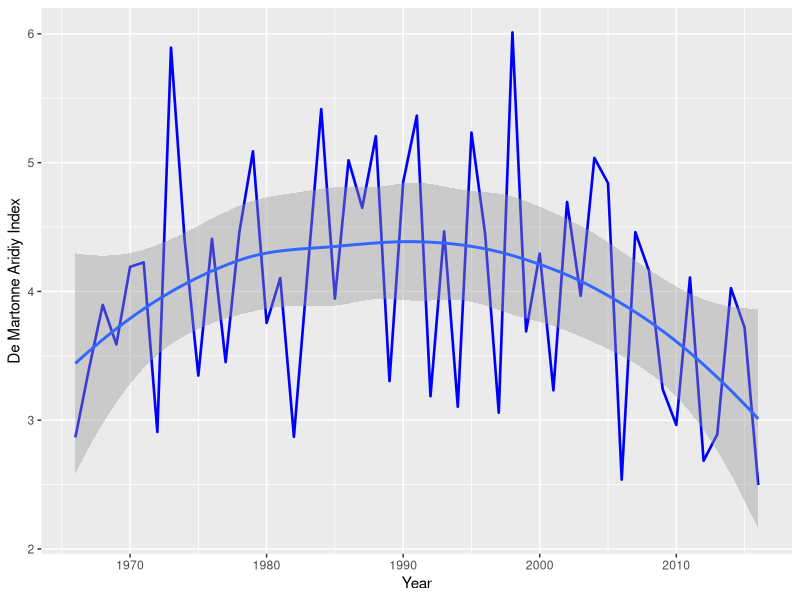
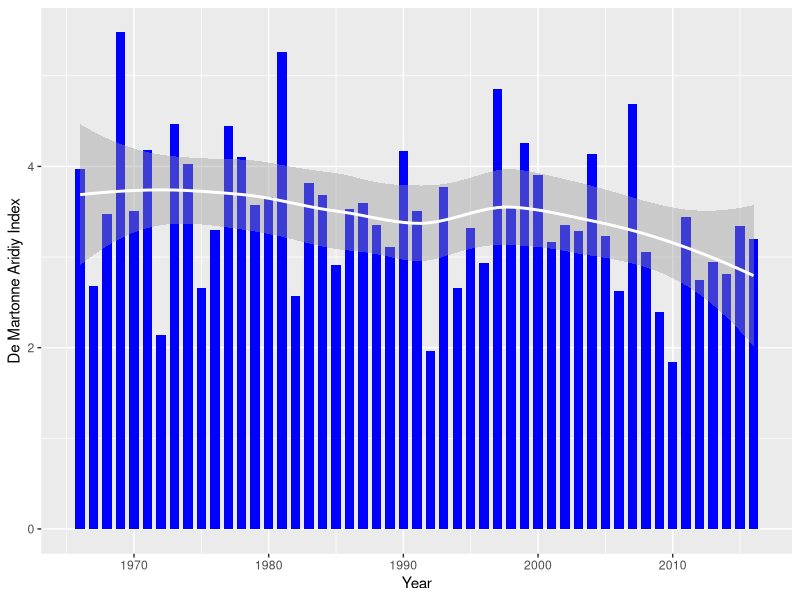
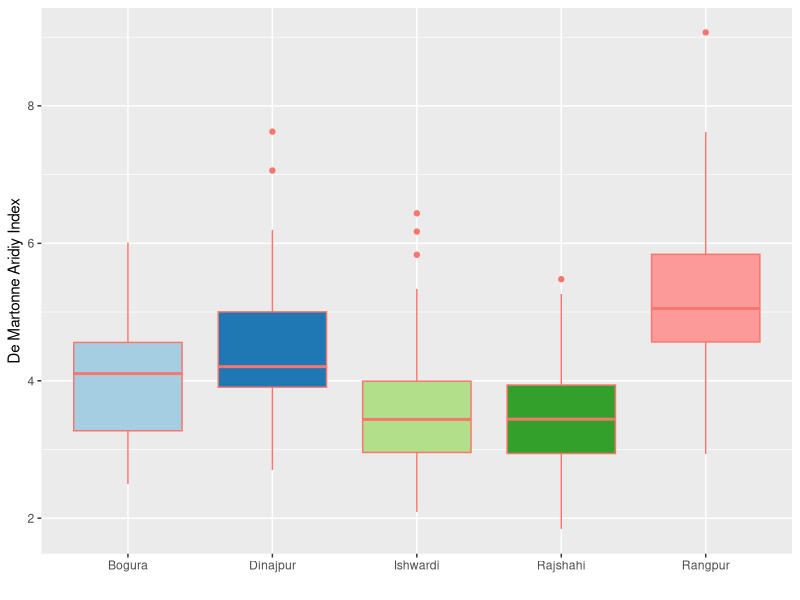
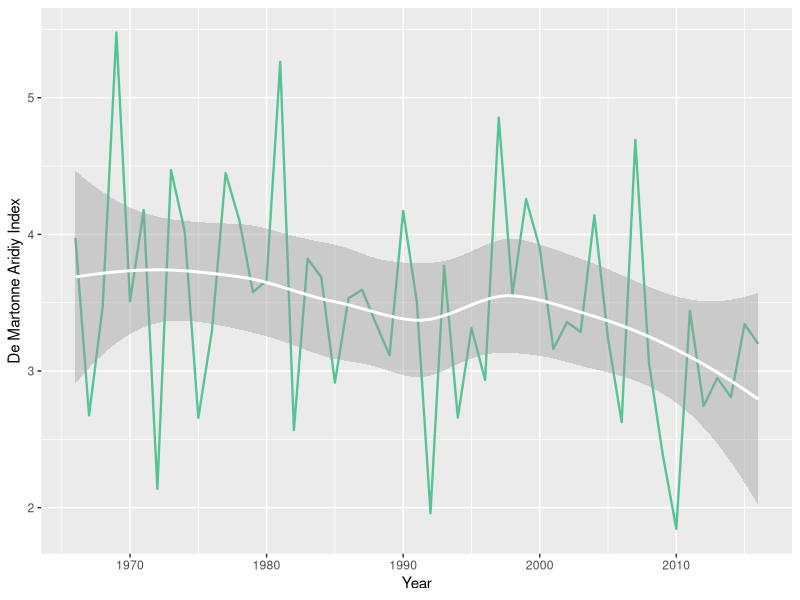
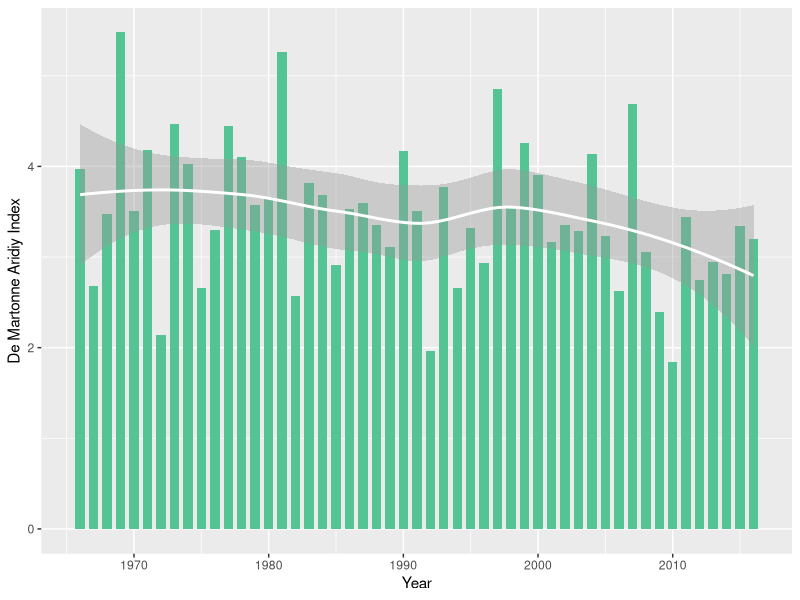
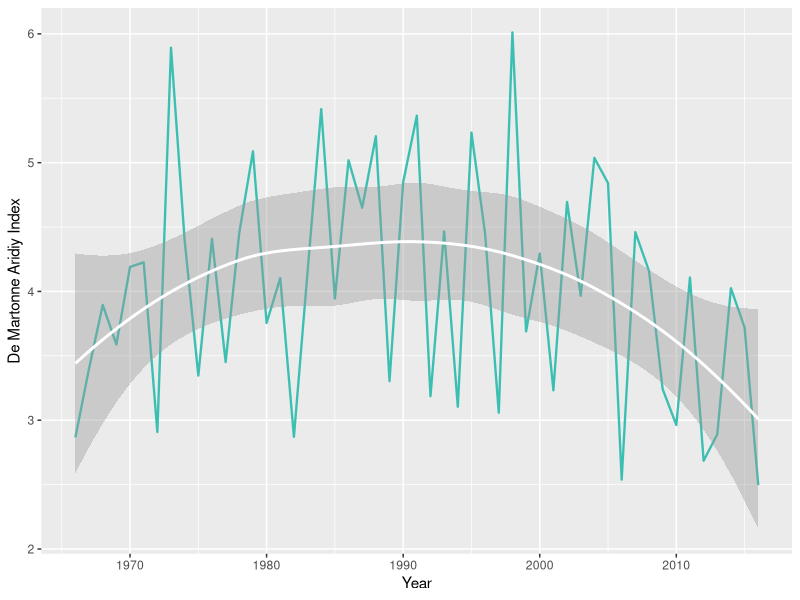
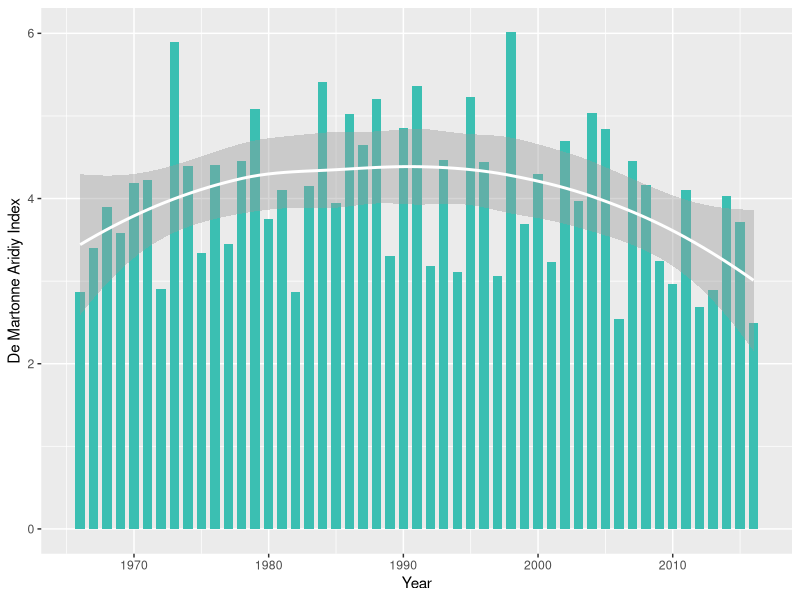
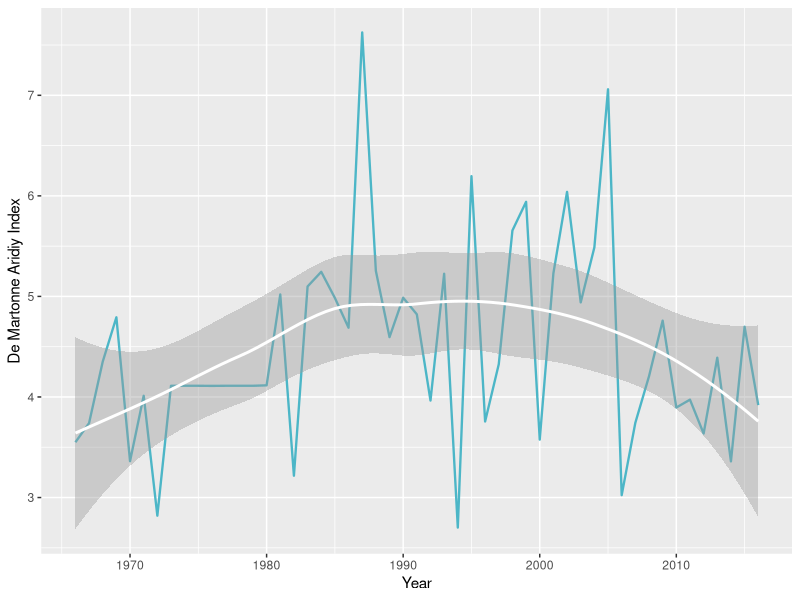

R code for these plots, in order:
library(tidyverse)
library(RColorBrewer)

idm <- read_csv("data/idm.csv") 

View(idm)

idm_tidy <- idm %>% pivot_longer(2:6, names_to = "region", values_to = "idm")

## Bogura

idm %>% ggplot(aes(x=Year, y = Bogura, group =1))+
  geom_line(size=0.9, color="blue")+
  labs(y="De Martonne Aridiy Index")+
  geom_smooth()


idm_tidy %>% filter(region=="Rajshahi") %>% 
  ggplot(aes(x=Year, y = idm))+
  geom_bar(stat="identity", fill="blue", width=0.7)+
  labs(y="De Martonne Aridiy Index")+
  geom_smooth(color="white")

col <- c("#54C495", "#3BBFB2", "#4CB6C7", "#75A9D0", "#9E9ACA")

dma <- function(r, col, col2){
  idm_tidy %>% filter(region==r) %>% 
    ggplot(aes(x=Year, y = idm, group =1))+
    geom_line(size=0.8, color=col)+
    labs(y="De Martonne Aridiy Index")+
  geom_smooth(color=col2)
  
  ggsave(filename = paste0("output/idm_",r,".png"), dpi = 300)
  
  ## Bar chart
  idm_tidy %>% filter(region==r) %>% 
    ggplot(aes(x=Year, y = idm))+
    geom_bar(stat="identity", fill=col, width=0.7)+
    labs(y="De Martonne Aridiy Index")+
    geom_smooth(color=col2)
  
  ggsave(filename = paste0("output/idm_bar_",r,".png"), dpi = 300)
}

dma("Rajshahi", col = "#54C495", col2 = "white")
dma("Bogura", col = "#3BBFB2", col2 = "white")
dma("Dinajpur", col = "#4CB6C7", col2 = "white")
dma("Ishwardi", col = "#75A9D0", col2 = "white")
dma("Rangpur", col = "#9E9ACA", col2 = "white")

idm_tidy %>% ggplot(aes(x=region, y=idm, color = "blue", fill=region))+
  geom_boxplot(show.legend = FALSE)+
  labs(x="", y="De Martonne Aridiy Index")+
  scale_fill_brewer(palette="Paired")
  
